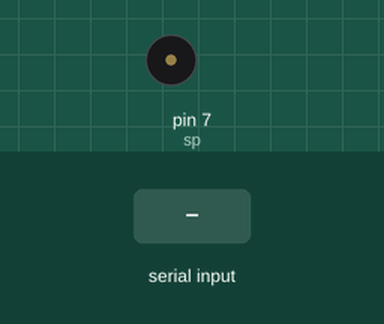
Simulated run of this sketch. Board: Arduino Uno, built with avr-gcc and run on an emulated ATmega328P. On the bench: buzzer (waves = sounding). The inputs (shaded band) are chosen by the test bench.

Above: at 1.2 s.
1.3 s: "a" received over Serial
At 1.6 s:
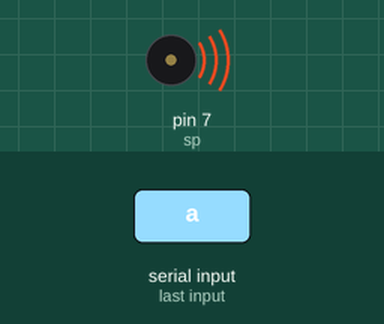
2.8 s: byte 32 (' ') received over Serial
At 4.0 s:
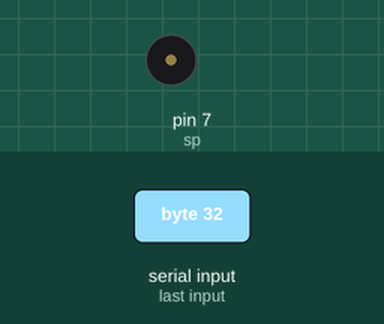
4.3 s: "s" received over Serial
At 5.1 s:
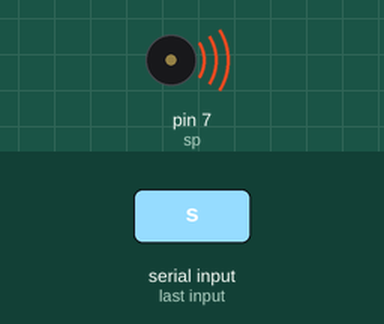
Timing chart, 0 to 7.3 s (numbered marks = the images above; inputs shaded):
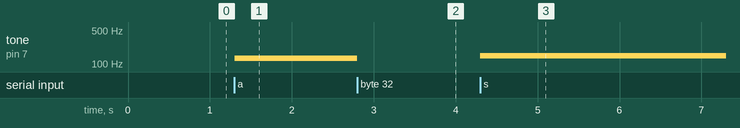

The sketch:

sketch_apr09b.ino
```cpp
#include "pitches.h"
int sp = 7;
int incomingByte;

void setup() {
  Serial.begin(9600);
  pinMode(sp, OUTPUT);
}

void loop() {
  incomingByte = Serial.read();
  //if (incomingByte != 'a' && incomingByte != 's' && incomingByte != 'd' && incomingByte != 'f' && incomingByte != 'g' && incomingByte != 'h' && incomingByte != 'j' && incomingByte != 'k') {
   // noTone(sp);
  //}
  if (incomingByte == 'a') {
    tone(sp, NOTE_C3);
  }
  if (incomingByte == 's') {
    tone(sp, NOTE_D3);
  }
  if (incomingByte == 'd') {
    tone(sp, NOTE_E3);
  }
  if (incomingByte == 'f') {
    tone(sp, NOTE_F3);
  }
  if (incomingByte == 'g') {
    tone(sp, NOTE_G3);
  }
  if (incomingByte == 'h') {
    tone(sp, NOTE_A3);
  }
  if (incomingByte == 'j') {
    tone(sp, NOTE_B3);
  }
  if (incomingByte == 'k') {
    tone(sp, NOTE_C4);
  }
  if (incomingByte == ' ') {
    noTone(sp);
  }
}
```

pitches.h
```cpp
/*************************************************
 * Public Constants
 *************************************************/

#define NOTE_B0  31
#define NOTE_C1  33
#define NOTE_CS1 35
#define NOTE_D1  37
#define NOTE_DS1 39
#define NOTE_E1  41
#define NOTE_F1  44
#define NOTE_FS1 46
#define NOTE_G1  49
#define NOTE_GS1 52
#define NOTE_A1  55
#define NOTE_AS1 58
#define NOTE_B1  62
#define NOTE_C2  65
#define NOTE_CS2 69
#define NOTE_D2  73
#define NOTE_DS2 78
#define NOTE_E2  82
#define NOTE_F2  87
#define NOTE_FS2 93
#define NOTE_G2  98
#define NOTE_GS2 104
#define NOTE_A2  110
#define NOTE_AS2 117
#define NOTE_B2  123
#define NOTE_C3  131
#define NOTE_CS3 139
#define NOTE_D3  147
#define NOTE_DS3 156
#define NOTE_E3  165
#define NOTE_F3  175
#define NOTE_FS3 185
#define NOTE_G3  196
#define NOTE_GS3 208
#define NOTE_A3  220
#define NOTE_AS3 233
#define NOTE_B3  247
#define NOTE_C4  262
#define NOTE_CS4 277
#define NOTE_D4  294
#define NOTE_DS4 311
#define NOTE_E4  330
#define NOTE_F4  349
#define NOTE_FS4 370
#define NOTE_G4  392
#define NOTE_GS4 415
#define NOTE_A4  440
#define NOTE_AS4 466
#define NOTE_B4  494
#define NOTE_C5  523
#define NOTE_CS5 554
#define NOTE_D5  587
#define NOTE_DS5 622
#define NOTE_E5  659
#define NOTE_F5  698
#define NOTE_FS5 740
#define NOTE_G5  784
#define NOTE_GS5 831
#define NOTE_A5  880
#define NOTE_AS5 932
#define NOTE_B5  988
#define NOTE_C6  1047
#define NOTE_CS6 1109
#define NOTE_D6  1175
#define NOTE_DS6 1245
#define NOTE_E6  1319
#define NOTE_F6  1397
#define NOTE_FS6 1480
#define NOTE_G6  1568
#define NOTE_GS6 1661
#define NOTE_A6  1760
#define NOTE_AS6 1865
#define NOTE_B6  1976
#define NOTE_C7  2093
#define NOTE_CS7 2217
#define NOTE_D7  2349
#define NOTE_DS7 2489
#define NOTE_E7  2637
#define NOTE_F7  2794
#define NOTE_FS7 2960
#define NOTE_G7  3136
#define NOTE_GS7 3322
#define NOTE_A7  3520
#define NOTE_AS7 3729
#define NOTE_B7  3951
#define NOTE_C8  4186
#define NOTE_CS8 4435
#define NOTE_D8  4699
#define NOTE_DS8 4978
```

Measured:
- after the input at 1.3 s, tone on pin 7 (sp): silent → 131 Hz at once
- after the input at 2.8 s, tone on pin 7 (sp): 131 Hz → silent at once
- after the input at 4.3 s, tone on pin 7 (sp): silent → 147 Hz at once
